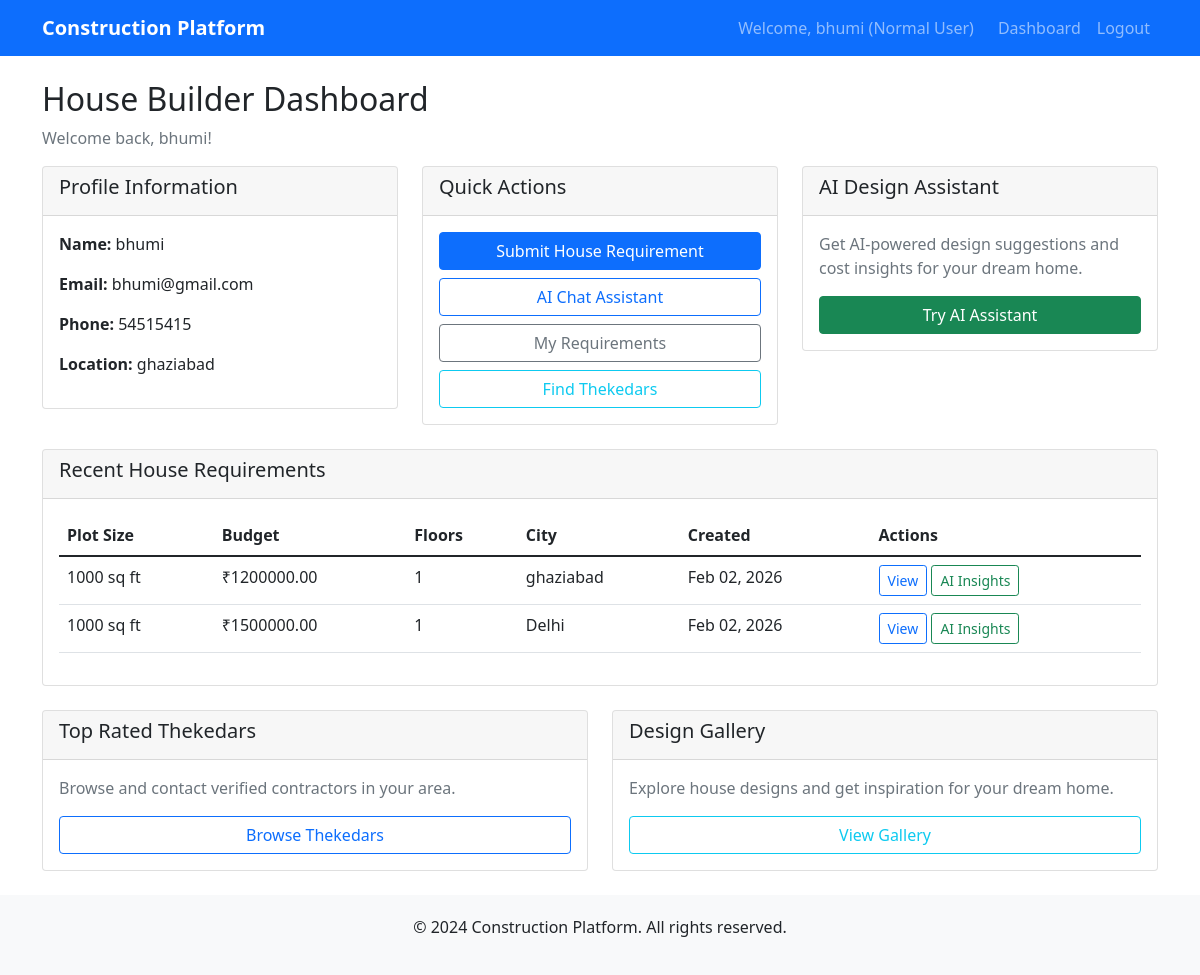
Before: / (signed in) with the older database file.
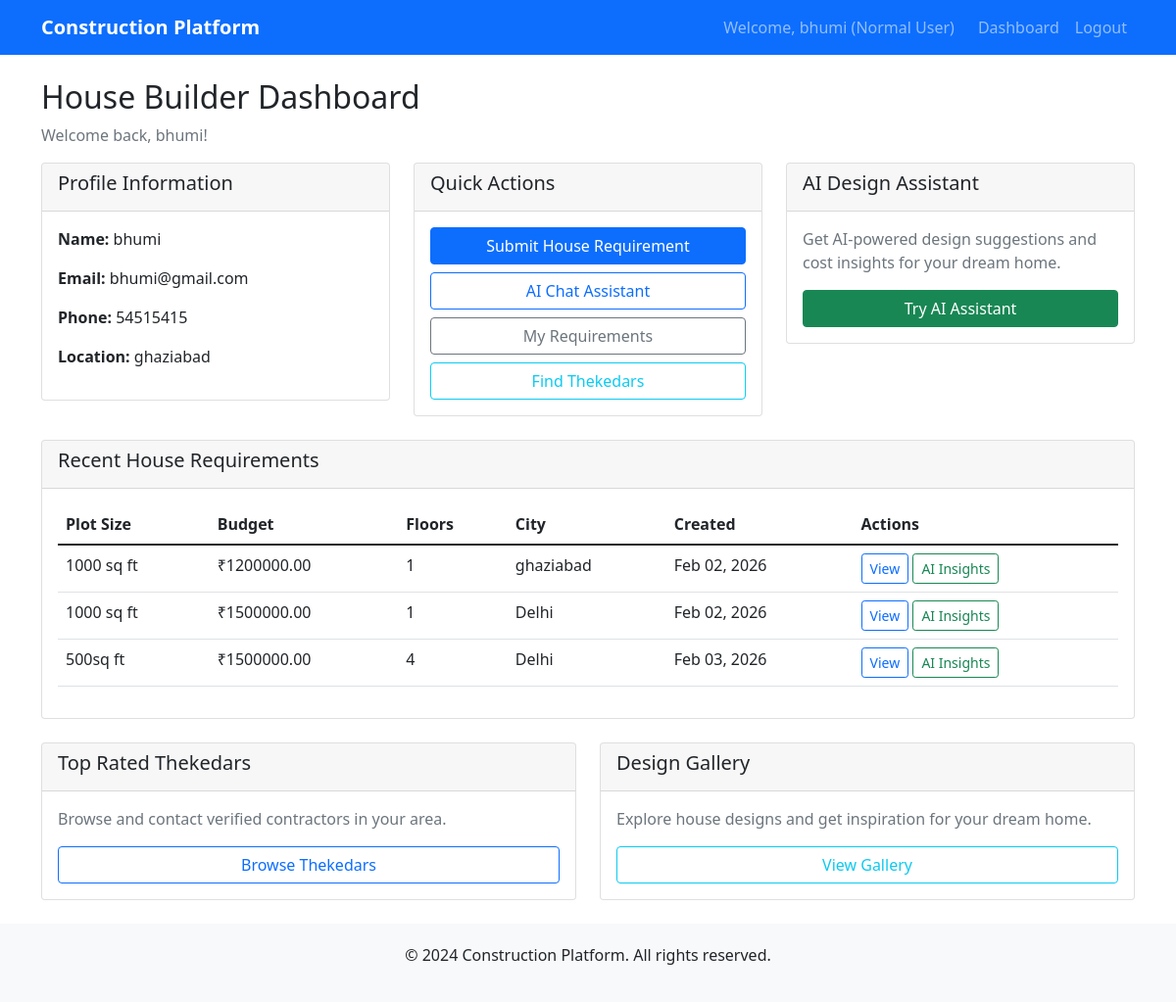
After: the same page with the newer database file.
### house_ai/models.py (models this page shows, shortened)
class HouseRequirement(models.Model):
    user = models.ForeignKey(User, on_delete=models.CASCADE, related_name='house_requirements')
    plot_size = models.CharField(max_length=50)  # e.g., "1000 sq ft"
    budget = models.DecimalField(max_digits=12, decimal_places=2)
    floors = models.PositiveIntegerField(default=1)
    city = models.CharField(max_length=100)
    created_at = models.DateTimeField(auto_now_add=True)

### dashboard/views.py (the view, shortened to what this page needs)
# urls.py: 2. Add a URL to urlpatterns:  path('', views.home, name='home')
def home(request):
    if not request.user.is_authenticated:
        return render(request, 'landing.html')
    user = request.user
    context = {
        'user': user,
        'role': user.role,
    }
    if user.role == 'worker':
        try:
            worker_profile = user.worker_profile
            context.update({
                'worker_profile': worker_profile,
                'recent_applications': worker_profile.job_applications.all()[:5],
                'skills': worker_profile.skills.all(),
            })
        except:
            context['profile_incomplete'] = True
    elif user.role == 'user':
        context.update({
            'house_requirements': user.house_requirements.all()[:5],
        })
    return render(request, f'dashboard/{user.role}_dashboard.html', context)

### templates/dashboard/user_dashboard.html (shortened to what the changed rows need)
{% extends 'base.html' %}
{% block content %}
<div class="row">
    <div class="col-12">
        <h2>House Builder Dashboard</h2>
    </div>
</div>
<div class="row mt-4">
    <div class="col-12">
        <div class="card">
            <div class="card-body">
                {% if house_requirements %}
                    <div class="table-responsive">
                        <table class="table">
                            <thead>
                                <tr>
                                    <th>Plot Size</th>
                                    <th>Budget</th>
                                    <th>Floors</th>
                                    <th>City</th>
                                    <th>Created</th>
                                    <th>Actions</th>
                                </tr>
                            </thead>
                            <tbody>
                                {% for req in house_requirements %}
                                <tr>
                                    <td>{{ req.plot_size }}</td>
                                    <td>₹{{ req.budget }}</td>
                                    <td>{{ req.floors }}</td>
                                    <td>{{ req.city }}</td>
                                    <td>{{ req.created_at|date:"M d, Y" }}</td>
                                    <td>
                                        <a href="#" class="btn btn-sm btn-outline-primary">View</a>
                                        {% if req.ai_response %}
                                            <a href="#" class="btn btn-sm btn-outline-success">AI Insights</a>
                                        {% endif %}
                                    </td>
                                </tr>
                                {% endfor %}
                            </tbody>
                        </table>
                    </div>
                {% else %}
                    <div class="text-center py-4">
                        <p class="text-muted">No house requirements submitted yet.</p>
                        <a href="#" class="btn btn-primary">Submit Your First Requirement</a>
                    </div>
                {% endif %}
            </div>
        </div>
    </div>
</div>
{% endblock %}

Changed rows visible on the page:
added HouseRequirement: plot_size "500sq ft", budget "1500000.00", floors "4", city "Delhi", created_at "Feb 03, 2026", shows "AI Insights"
